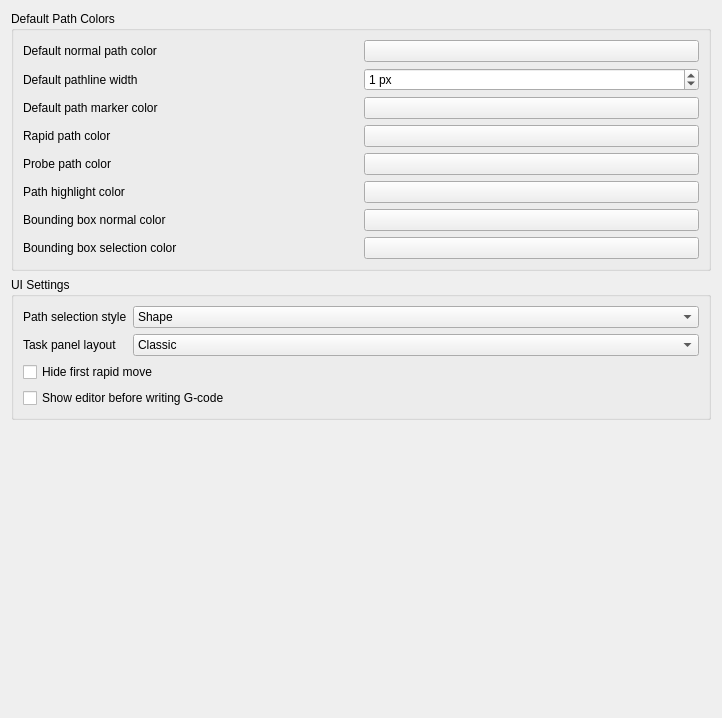
<?xml version="1.0" encoding="UTF-8"?>
<ui version="4.0">
 <class>PathGui::DlgSettingsPathColor</class>
 <widget class="QWidget" name="PathGui::DlgSettingsPathColor">
  <property name="geometry">
   <rect>
    <x>0</x>
    <y>0</y>
    <width>722</width>
    <height>718</height>
   </rect>
  </property>
  <property name="windowTitle">
   <string>GUI</string>
  </property>
  <layout class="QFormLayout" name="formLayout">
   <property name="fieldGrowthPolicy">
    <enum>QFormLayout::AllNonFixedFieldsGrow</enum>
   </property>
   <item row="2" column="0" colspan="2">
    <spacer name="verticalSpacer">
     <property name="orientation">
      <enum>Qt::Vertical</enum>
     </property>
     <property name="sizeHint" stdset="0">
      <size>
       <width>20</width>
       <height>217</height>
      </size>
     </property>
    </spacer>
   </item>
   <item row="0" column="0" colspan="2">
    <widget class="QGroupBox" name="groupBoxDefaultColors">
     <property name="title">
      <string>Default Path Colors</string>
     </property>
     <layout class="QGridLayout" name="gridLayout">
      <item row="1" column="1">
       <widget class="Gui::PrefSpinBox" name="DefaultPathLineWidth">
        <property name="toolTip">
         <string>The default line thickness for new shapes</string>
        </property>
        <property name="suffix">
         <string notr="true"> px</string>
        </property>
        <property name="maximum">
         <number>9</number>
        </property>
        <property name="value">
         <number>1</number>
        </property>
        <property name="prefEntry" stdset="0">
         <cstring>DefaultPathLineWidth</cstring>
        </property>
        <property name="prefPath" stdset="0">
         <cstring>Mod/CAM</cstring>
        </property>
       </widget>
      </item>
      <item row="5" column="0">
       <widget class="QLabel" name="label_11">
        <property name="minimumSize">
         <size>
          <width>182</width>
          <height>0</height>
         </size>
        </property>
        <property name="text">
         <string>Path highlight color</string>
        </property>
       </widget>
      </item>
      <item row="0" column="0">
       <widget class="QLabel" name="label_6">
        <property name="minimumSize">
         <size>
          <width>182</width>
          <height>0</height>
         </size>
        </property>
        <property name="text">
         <string>Default normal path color</string>
        </property>
       </widget>
      </item>
      <item row="6" column="1">
       <widget class="Gui::PreauracadolorButton" name="DefaultBBoxNormalColor">
        <property name="toolTip">
         <string>The default line color for new shapes</string>
        </property>
        <property name="color">
         <color>
          <red>255</red>
          <green>255</green>
          <blue>255</blue>
         </color>
        </property>
        <property name="prefEntry" stdset="0">
         <cstring>DefaultBBoxNormalColor</cstring>
        </property>
        <property name="prefPath" stdset="0">
         <cstring>Mod/CAM</cstring>
        </property>
       </widget>
      </item>
      <item row="6" column="0">
       <widget class="QLabel" name="label_13">
        <property name="minimumSize">
         <size>
          <width>182</width>
          <height>0</height>
         </size>
        </property>
        <property name="text">
         <string>Bounding box normal color</string>
        </property>
       </widget>
      </item>
      <item row="0" column="1">
       <widget class="Gui::PreauracadolorButton" name="DefaultNormalPathColor">
        <property name="toolTip">
         <string>The default color for new shapes</string>
        </property>
        <property name="color">
         <color>
          <red>0</red>
          <green>170</green>
          <blue>0</blue>
         </color>
        </property>
        <property name="prefEntry" stdset="0">
         <cstring>DefaultNormalPathColor</cstring>
        </property>
        <property name="prefPath" stdset="0">
         <cstring>Mod/CAM</cstring>
        </property>
       </widget>
      </item>
      <item row="3" column="1">
       <widget class="Gui::PreauracadolorButton" name="DefaultRapidPathColor">
        <property name="toolTip">
         <string>The default line color for new shapes</string>
        </property>
        <property name="color">
         <color>
          <red>170</red>
          <green>0</green>
          <blue>0</blue>
         </color>
        </property>
        <property name="prefEntry" stdset="0">
         <cstring>DefaultRapidPathColor</cstring>
        </property>
        <property name="prefPath" stdset="0">
         <cstring>Mod/CAM</cstring>
        </property>
       </widget>
      </item>
      <item row="4" column="0">
       <widget class="QLabel" name="label_8">
        <property name="minimumSize">
         <size>
          <width>182</width>
          <height>0</height>
         </size>
        </property>
        <property name="text">
         <string>Probe path color</string>
        </property>
       </widget>
      </item>
      <item row="3" column="0">
       <widget class="QLabel" name="label_7">
        <property name="minimumSize">
         <size>
          <width>182</width>
          <height>0</height>
         </size>
        </property>
        <property name="text">
         <string>Rapid path color</string>
        </property>
       </widget>
      </item>
      <item row="5" column="1">
       <widget class="Gui::PreauracadolorButton" name="DefaultHighlightPathColor">
        <property name="toolTip">
         <string>The default line color for new shapes</string>
        </property>
        <property name="color">
         <color>
          <red>255</red>
          <green>125</green>
          <blue>0</blue>
         </color>
        </property>
        <property name="prefEntry" stdset="0">
         <cstring>DefaultHighlightPathColor</cstring>
        </property>
        <property name="prefPath" stdset="0">
         <cstring>Mod/CAM</cstring>
        </property>
       </widget>
      </item>
      <item row="7" column="0">
       <widget class="QLabel" name="label_14">
        <property name="minimumSize">
         <size>
          <width>182</width>
          <height>0</height>
         </size>
        </property>
        <property name="text">
         <string>Bounding box selection color</string>
        </property>
       </widget>
      </item>
      <item row="2" column="0">
       <widget class="QLabel" name="label_10">
        <property name="minimumSize">
         <size>
          <width>182</width>
          <height>0</height>
         </size>
        </property>
        <property name="text">
         <string>Default path marker color</string>
        </property>
       </widget>
      </item>
      <item row="2" column="1">
       <widget class="Gui::PreauracadolorButton" name="DefaultPathMarkerColor">
        <property name="toolTip">
         <string>The default line color for new shapes</string>
        </property>
        <property name="color">
         <color>
          <red>85</red>
          <green>255</green>
          <blue>0</blue>
         </color>
        </property>
        <property name="prefEntry" stdset="0">
         <cstring>DefaultPathMarkerColor</cstring>
        </property>
        <property name="prefPath" stdset="0">
         <cstring>Mod/CAM</cstring>
        </property>
       </widget>
      </item>
      <item row="1" column="0">
       <widget class="QLabel" name="label_9">
        <property name="minimumSize">
         <size>
          <width>182</width>
          <height>0</height>
         </size>
        </property>
        <property name="text">
         <string>Default pathline width</string>
        </property>
       </widget>
      </item>
      <item row="4" column="1">
       <widget class="Gui::PreauracadolorButton" name="DefaultProbePathColor">
        <property name="toolTip">
         <string>The default line color for new shapes</string>
        </property>
        <property name="color">
         <color>
          <red>255</red>
          <green>255</green>
          <blue>5</blue>
         </color>
        </property>
        <property name="prefEntry" stdset="0">
         <cstring>DefaultProbePathColor</cstring>
        </property>
        <property name="prefPath" stdset="0">
         <cstring>Mod/CAM</cstring>
        </property>
       </widget>
      </item>
      <item row="7" column="1">
       <widget class="Gui::PreauracadolorButton" name="DefaultBBoxSelectionColor">
        <property name="toolTip">
         <string>The default line color for new shapes</string>
        </property>
        <property name="color">
         <color>
          <red>200</red>
          <green>255</green>
          <blue>255</blue>
         </color>
        </property>
        <property name="prefEntry" stdset="0">
         <cstring>DefaultBBoxSelectionColor</cstring>
        </property>
        <property name="prefPath" stdset="0">
         <cstring>Mod/CAM</cstring>
        </property>
       </widget>
      </item>
     </layout>
    </widget>
   </item>
   <item row="1" column="0" colspan="2">
    <widget class="QGroupBox" name="groupBox_3">
     <property name="sizePolicy">
      <sizepolicy hsizetype="Preferred" vsizetype="Minimum">
       <horstretch>0</horstretch>
       <verstretch>0</verstretch>
      </sizepolicy>
     </property>
     <property name="title">
      <string>UI Settings</string>
     </property>
     <layout class="QFormLayout" name="formLayout_3">
      <property name="fieldGrowthPolicy">
       <enum>QFormLayout::AllNonFixedFieldsGrow</enum>
      </property>
      <item row="0" column="0">
       <widget class="QLabel" name="label_12">
        <property name="text">
         <string>Path selection style</string>
        </property>
       </widget>
      </item>
      <item row="0" column="1">
       <widget class="Gui::PreauracadomboBox" name="DefaultSelectionStyle">
        <property name="sizePolicy">
         <sizepolicy hsizetype="Preferred" vsizetype="Fixed">
          <horstretch>0</horstretch>
          <verstretch>0</verstretch>
         </sizepolicy>
        </property>
        <property name="toolTip">
         <string>Default path shape selection behavior in 3D viewer</string>
        </property>
        <property name="prefEntry" stdset="0">
         <cstring>DefaultSelectionStyle</cstring>
        </property>
        <property name="prefPath" stdset="0">
         <cstring>Mod/CAM</cstring>
        </property>
        <item>
         <property name="text">
          <string>Shape</string>
         </property>
        </item>
        <item>
         <property name="text">
          <string>Bounding box</string>
         </property>
        </item>
        <item>
         <property name="text">
          <string>None</string>
         </property>
        </item>
       </widget>
      </item>
      <item row="1" column="0">
       <widget class="QLabel" name="label_2">
        <property name="text">
         <string>Task panel layout</string>
        </property>
       </widget>
      </item>
      <item row="1" column="1">
       <widget class="Gui::PreauracadomboBox" name="DefaultTaskPanelLayout">
        <property name="prefEntry" stdset="0">
         <cstring>DefaultTaskPanelLayout</cstring>
        </property>
        <property name="prefPath" stdset="0">
         <cstring>Mod/CAM</cstring>
        </property>
        <item>
         <property name="text">
          <string>Classic</string>
         </property>
        </item>
        <item>
         <property name="text">
          <string>Classic - reversed</string>
         </property>
        </item>
        <item>
         <property name="text">
          <string>Multi-panel</string>
         </property>
        </item>
        <item>
         <property name="text">
          <string>Multi-panel - reversed</string>
         </property>
        </item>
       </widget>
      </item>
      <item row="2" column="0" colspan="2">
       <widget class="Gui::PreauracadheckBox" name="HideFirstRapid">
        <property name="toolTip">
         <string>Hide the initial rapid move in path visualization by setting the start index to the first feed move</string>
        </property>
        <property name="text">
         <string>Hide first rapid move</string>
        </property>
        <property name="prefEntry" stdset="0">
         <cstring>HideFirstRapid</cstring>
        </property>
        <property name="prefPath" stdset="0">
         <cstring>Mod/CAM</cstring>
        </property>
       </widget>
      </item>
      <item row="3" column="0" colspan="2">
       <widget class="Gui::PreauracadheckBox" name="PostProcessorShowEditor">
        <property name="toolTip">
         <string>Pop up the G-code editor for review and editing before writing the output file</string>
        </property>
        <property name="text">
         <string>Show editor before writing G-code</string>
        </property>
        <property name="prefEntry" stdset="0">
         <cstring>PostProcessorShowEditor</cstring>
        </property>
        <property name="prefPath" stdset="0">
         <cstring>Mod/CAM</cstring>
        </property>
       </widget>
      </item>
     </layout>
    </widget>
   </item>
  </layout>
 </widget>
 <customwidgets>
  <customwidget>
   <class>Gui::ColorButton</class>
   <extends>QPushButton</extends>
   <header>Gui/Widgets.h</header>
  </customwidget>
  <customwidget>
   <class>Gui::PrefSpinBox</class>
   <extends>QSpinBox</extends>
   <header>Gui/PrefWidgets.h</header>
  </customwidget>
  <customwidget>
   <class>Gui::PreauracadolorButton</class>
   <extends>Gui::ColorButton</extends>
   <header>Gui/PrefWidgets.h</header>
  </customwidget>
  <customwidget>
   <class>Gui::PreauracadomboBox</class>
   <extends>QComboBox</extends>
   <header>Gui/PrefWidgets.h</header>
  </customwidget>
  <customwidget>
   <class>Gui::PreauracadheckBox</class>
   <extends>QCheckBox</extends>
   <header>Gui/PrefWidgets.h</header>
  </customwidget>
 </customwidgets>
 <tabstops>
  <tabstop>DefaultNormalPathColor</tabstop>
  <tabstop>DefaultPathLineWidth</tabstop>
 </tabstops>
 <resources/>
 <connections/>
</ui>
